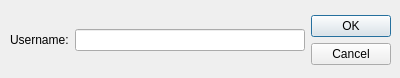
<?xml version="1.0" encoding="UTF-8"?>
<ui version="4.0">
 <class>UsernameInput</class>
 <widget class="QDialog" name="UsernameInput">
  <property name="geometry">
   <rect>
    <x>0</x>
    <y>0</y>
    <width>400</width>
    <height>78</height>
   </rect>
  </property>
  <property name="windowTitle">
   <string>Dialog</string>
  </property>
  <widget class="QWidget" name="horizontalLayoutWidget">
   <property name="geometry">
    <rect>
     <x>10</x>
     <y>0</y>
     <width>381</width>
     <height>80</height>
    </rect>
   </property>
   <layout class="QHBoxLayout" name="horizontalLayout">
    <item>
     <widget class="QLabel" name="label">
      <property name="text">
       <string>Username:</string>
      </property>
     </widget>
    </item>
    <item>
     <widget class="QLineEdit" name="lineEdit"/>
    </item>
    <item>
     <layout class="QVBoxLayout" name="verticalLayout">
      <item>
       <spacer name="verticalSpacer">
        <property name="orientation">
         <enum>Qt::Vertical</enum>
        </property>
        <property name="sizeHint" stdset="0">
         <size>
          <width>20</width>
          <height>40</height>
         </size>
        </property>
       </spacer>
      </item>
      <item>
       <widget class="QDialogButtonBox" name="buttonBox">
        <property name="orientation">
         <enum>Qt::Vertical</enum>
        </property>
        <property name="standardButtons">
         <set>QDialogButtonBox::Cancel|QDialogButtonBox::Ok</set>
        </property>
       </widget>
      </item>
      <item>
       <spacer name="verticalSpacer_2">
        <property name="orientation">
         <enum>Qt::Vertical</enum>
        </property>
        <property name="sizeHint" stdset="0">
         <size>
          <width>20</width>
          <height>40</height>
         </size>
        </property>
       </spacer>
      </item>
     </layout>
    </item>
   </layout>
  </widget>
 </widget>
 <resources/>
 <connections>
  <connection>
   <sender>buttonBox</sender>
   <signal>accepted()</signal>
   <receiver>UsernameInput</receiver>
   <slot>accept()</slot>
   <hints>
    <hint type="sourcelabel">
     <x>248</x>
     <y>254</y>
    </hint>
    <hint type="destinationlabel">
     <x>157</x>
     <y>274</y>
    </hint>
   </hints>
  </connection>
  <connection>
   <sender>buttonBox</sender>
   <signal>rejected()</signal>
   <receiver>UsernameInput</receiver>
   <slot>reject()</slot>
   <hints>
    <hint type="sourcelabel">
     <x>316</x>
     <y>260</y>
    </hint>
    <hint type="destinationlabel">
     <x>286</x>
     <y>274</y>
    </hint>
   </hints>
  </connection>
 </connections>
</ui>
